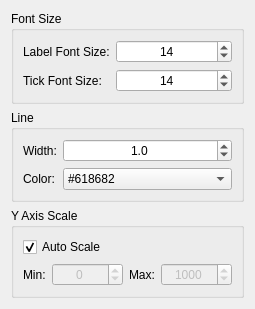
           <widget class="QWidget" name="page">
            <property name="geometry">
             <rect>
              <x>0</x>
              <y>0</y>
              <width>236</width>
              <height>300</height>
             </rect>
            </property>
            <attribute name="label">
             <string>▼ Plot Setting</string>
            </attribute>
            <layout class="QVBoxLayout" name="verticalLayout_8">
             <item>
              <widget class="QGroupBox" name="fontSizeGroup">
               <property name="title">
                <string>Font Size</string>
               </property>
               <layout class="QFormLayout" name="fontSizeLayout">
                <item row="0" column="0">
                 <widget class="QLabel" name="labelFontSize">
                  <property name="text">
                   <string>Label Font Size:</string>
                  </property>
                 </widget>
                </item>
                <item row="0" column="1">
                 <widget class="QSpinBox" name="labelFontSizeSpinBox">
                  <property name="alignment">
                   <set>Qt::AlignCenter</set>
                  </property>
                  <property name="minimum">
                   <number>8</number>
                  </property>
                  <property name="maximum">
                   <number>20</number>
                  </property>
                  <property name="value">
                   <number>14</number>
                  </property>
                 </widget>
                </item>
                <item row="1" column="0">
                 <widget class="QLabel" name="tickFontSize">
                  <property name="text">
                   <string>Tick Font Size:</string>
                  </property>
                 </widget>
                </item>
                <item row="1" column="1">
                 <widget class="QSpinBox" name="tickFontSizeSpinBox">
                  <property name="alignment">
                   <set>Qt::AlignCenter</set>
                  </property>
                  <property name="minimum">
                   <number>8</number>
                  </property>
                  <property name="maximum">
                   <number>20</number>
                  </property>
                  <property name="value">
                   <number>14</number>
                  </property>
                 </widget>
                </item>
               </layout>
              </widget>
             </item>
             <item>
              <widget class="QGroupBox" name="lineWidthGroup">
               <property name="title">
                <string>Line</string>
               </property>
               <layout class="QFormLayout" name="lineWidthLayout">
                <item row="0" column="0">
                 <widget class="QLabel" name="lineWidthLabel">
                  <property name="text">
                   <string>Width:</string>
                  </property>
                 </widget>
                </item>
                <item row="0" column="1">
                 <widget class="QDoubleSpinBox" name="lineWidthSpinBox">
                  <property name="alignment">
                   <set>Qt::AlignCenter</set>
                  </property>
                  <property name="decimals">
                   <number>1</number>
                  </property>
                  <property name="minimum">
                   <double>0.500000000000000</double>
                  </property>
                  <property name="maximum">
                   <double>5.000000000000000</double>
                  </property>
                  <property name="singleStep">
                   <double>0.500000000000000</double>
                  </property>
                  <property name="value">
                   <double>1.000000000000000</double>
                  </property>
                 </widget>
                </item>
                <item row="1" column="0">
                 <widget class="QLabel" name="lineColorLabel">
                  <property name="text">
                   <string>Color:</string>
                  </property>
                 </widget>
                </item>
                <item row="1" column="1">
                 <widget class="QComboBox" name="lineColorComboBox">
                  <item>
                   <property name="text">
                    <string>#618682</string>
                   </property>
                  </item>
                  <item>
                   <property name="text">
                    <string>#AFD8D3</string>
                   </property>
                  </item>
                  <item>
                   <property name="text">
                    <string>#FEF1E0</string>
                   </property>
                  </item>
                  <item>
                   <property name="text">
                    <string>#FBCECF</string>
                   </property>
                  </item>
                  <item>
                   <property name="text">
                    <string>#270214</string>
                   </property>
                  </item>
                 </widget>
                </item>
               </layout>
              </widget>
             </item>
             <item>
              <widget class="QGroupBox" name="yAxisGroup">
               <property name="title">
                <string>Y Axis Scale</string>
               </property>
               <layout class="QVBoxLayout" name="yAxisLayout">
                <item>
                 <widget class="QCheckBox" name="autoScaleCheckBox">
                  <property name="text">
                   <string>Auto Scale</string>
                  </property>
                  <property name="checked">
                   <bool>true</bool>
                  </property>
                 </widget>
                </item>
                <item>
                 <layout class="QHBoxLayout" name="yAxisRangeLayout">
                  <item>
                   <widget class="QLabel" name="yMinLabel">
                    <property name="text">
                     <string>Min:</string>
                    </property>
                   </widget>
                  </item>
                  <item>
                   <widget class="QDoubleSpinBox" name="yMinSpinBox">
                    <property name="enabled">
                     <bool>false</bool>
                    </property>
                    <property name="alignment">
                     <set>Qt::AlignCenter</set>
                    </property>
                    <property name="decimals">
                     <number>0</number>
                    </property>
                    <property name="minimum">
                     <double>-1000000.000000000000000</double>
                    </property>
                    <property name="maximum">
                     <double>1000000.000000000000000</double>
                    </property>
                   </widget>
                  </item>
                  <item>
                   <widget class="QLabel" name="yMaxLabel">
                    <property name="text">
                     <string>Max:</string>
                    </property>
                   </widget>
                  </item>
                  <item>
                   <widget class="QDoubleSpinBox" name="yMaxSpinBox">
                    <property name="enabled">
                     <bool>false</bool>
                    </property>
                    <property name="alignment">
                     <set>Qt::AlignCenter</set>
                    </property>
                    <property name="decimals">
                     <number>0</number>
                    </property>
                    <property name="minimum">
                     <double>-1000000.000000000000000</double>
                    </property>
                    <property name="maximum">
                     <double>1000000.000000000000000</double>
                    </property>
                    <property name="value">
                     <double>1000.000000000000000</double>
                    </property>
                   </widget>
                  </item>
                 </layout>
                </item>
               </layout>
              </widget>
             </item>
             <item>
              <spacer name="verticalSpacer">
               <property name="orientation">
                <enum>Qt::Vertical</enum>
               </property>
               <property name="sizeHint" stdset="0">
                <size>
                 <width>20</width>
                 <height>40</height>
                </size>
               </property>
              </spacer>
             </item>
            </layout>
           </widget>
